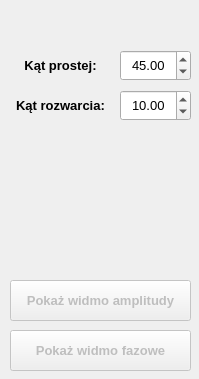
<?xml version="1.0" encoding="UTF-8"?>
<ui version="4.0">
 <class>EdgeDetectionFilter</class>
 <widget class="QWidget" name="EdgeDetectionFilter">
  <property name="geometry">
   <rect>
    <x>0</x>
    <y>0</y>
    <width>199</width>
    <height>379</height>
   </rect>
  </property>
  <property name="minimumSize">
   <size>
    <width>199</width>
    <height>379</height>
   </size>
  </property>
  <property name="maximumSize">
   <size>
    <width>199</width>
    <height>379</height>
   </size>
  </property>
  <property name="windowTitle">
   <string>Form</string>
  </property>
  <widget class="QPushButton" name="phaseButton">
   <property name="enabled">
    <bool>false</bool>
   </property>
   <property name="geometry">
    <rect>
     <x>10</x>
     <y>330</y>
     <width>181</width>
     <height>41</height>
    </rect>
   </property>
   <property name="font">
    <font>
     <pointsize>10</pointsize>
     <weight>75</weight>
     <bold>true</bold>
    </font>
   </property>
   <property name="text">
    <string>Pokaż widmo fazowe</string>
   </property>
  </widget>
  <widget class="QPushButton" name="amplitudeButton">
   <property name="enabled">
    <bool>false</bool>
   </property>
   <property name="geometry">
    <rect>
     <x>10</x>
     <y>280</y>
     <width>181</width>
     <height>41</height>
    </rect>
   </property>
   <property name="font">
    <font>
     <pointsize>10</pointsize>
     <weight>75</weight>
     <bold>true</bold>
    </font>
   </property>
   <property name="text">
    <string>Pokaż widmo amplitudy</string>
   </property>
  </widget>
  <widget class="QDoubleSpinBox" name="lineAngleDoubleSpinBox">
   <property name="geometry">
    <rect>
     <x>120</x>
     <y>50</y>
     <width>71</width>
     <height>31</height>
    </rect>
   </property>
   <property name="font">
    <font>
     <pointsize>10</pointsize>
    </font>
   </property>
   <property name="alignment">
    <set>Qt::AlignCenter</set>
   </property>
   <property name="maximum">
    <double>180.000000000000000</double>
   </property>
   <property name="value">
    <double>45.000000000000000</double>
   </property>
  </widget>
  <widget class="QLabel" name="radiusLabel">
   <property name="geometry">
    <rect>
     <x>10</x>
     <y>50</y>
     <width>101</width>
     <height>31</height>
    </rect>
   </property>
   <property name="font">
    <font>
     <pointsize>10</pointsize>
     <weight>75</weight>
     <bold>true</bold>
    </font>
   </property>
   <property name="text">
    <string>Kąt prostej:</string>
   </property>
   <property name="alignment">
    <set>Qt::AlignCenter</set>
   </property>
  </widget>
  <widget class="QLabel" name="radiusLabel_2">
   <property name="geometry">
    <rect>
     <x>10</x>
     <y>90</y>
     <width>101</width>
     <height>31</height>
    </rect>
   </property>
   <property name="font">
    <font>
     <pointsize>10</pointsize>
     <weight>75</weight>
     <bold>true</bold>
    </font>
   </property>
   <property name="text">
    <string>Kąt rozwarcia:</string>
   </property>
   <property name="alignment">
    <set>Qt::AlignCenter</set>
   </property>
  </widget>
  <widget class="QDoubleSpinBox" name="openingAngle">
   <property name="geometry">
    <rect>
     <x>120</x>
     <y>90</y>
     <width>71</width>
     <height>31</height>
    </rect>
   </property>
   <property name="font">
    <font>
     <pointsize>10</pointsize>
    </font>
   </property>
   <property name="alignment">
    <set>Qt::AlignCenter</set>
   </property>
   <property name="maximum">
    <double>90.000000000000000</double>
   </property>
   <property name="value">
    <double>10.000000000000000</double>
   </property>
  </widget>
 </widget>
 <resources/>
 <connections/>
</ui>
